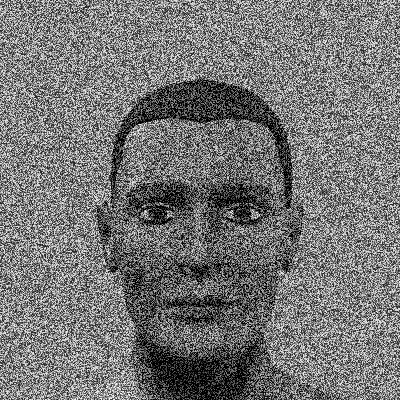
#> input picture questions/ML/Day13/man.jpg, 400 x 400 px, found by its file name
$ python q1.py
#> lines starting #> are read from the running program, lines starting #| are printed output that depends on the picture
import cv2 as cv
import numpy as np

img=cv.imread('/home/ai31/Desktop/common/ML/Day13/man.jpg',0)
#> img is the input picture: shape (400, 400); min 0, max 255, mean 117.4
kernal=np.ones((2,2),np.uint8)
erosion=cv.erode(img,kernal,iterations = 1)
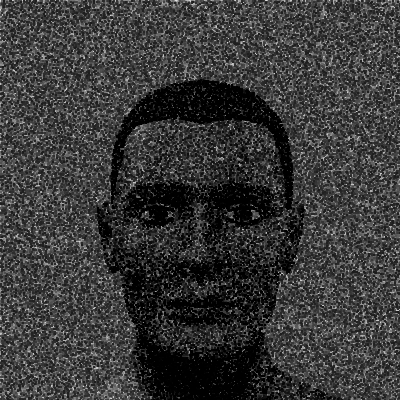
#> erosion: shape (400, 400); min 0, max 231, mean 57
dilation=cv.dilate(erosion,kernal,iterations = 1)
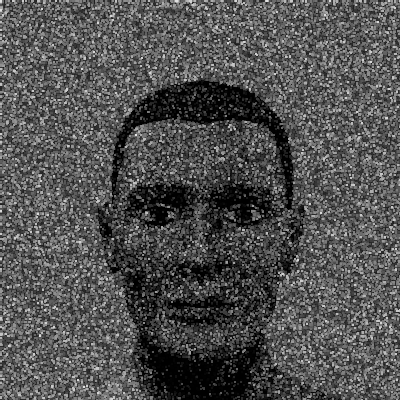
#> dilation: shape (400, 400); min 0, max 231, mean 80.7
img=np.hstack((img,dilation))
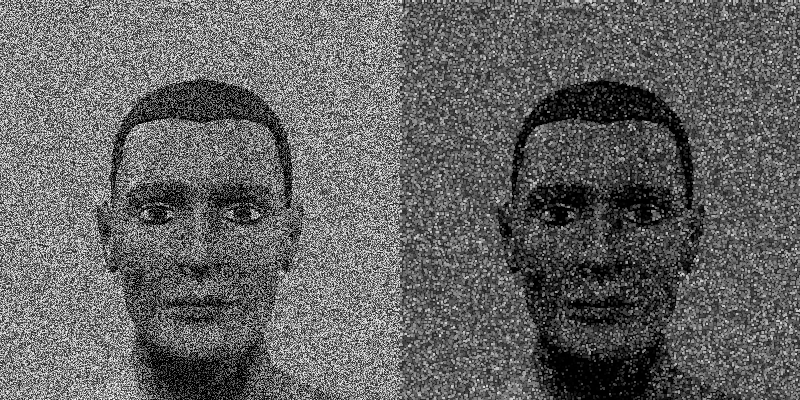
#> img: shape (400, 800); min 0, max 255, mean 99.1
cv.imshow('dst',img)
cv.waitKey(0)

$ run again, with questions/ML/Day13/Direct_blending.jpg copied over questions/ML/Day13/man.jpg
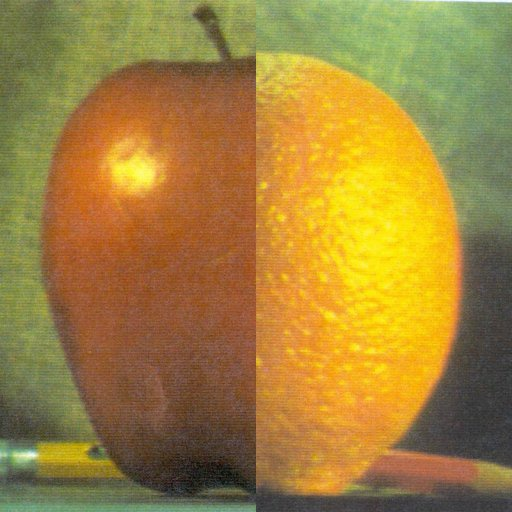
#> input picture questions/ML/Day13/Direct_blending.jpg, 512 x 512 px, found by its file name
#> `img=cv.imread('/home/ai31/Desktop/common/ML/Day13/man.jpg',0)`:
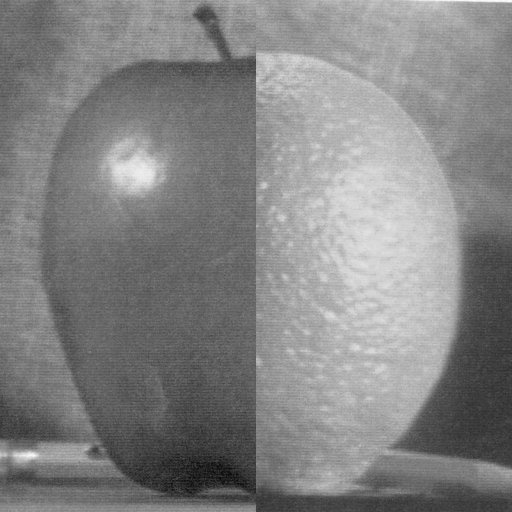
#> img: shape (512, 512); min 7, max 252, mean 131.4
#> `img=np.hstack((img,dilation))`:
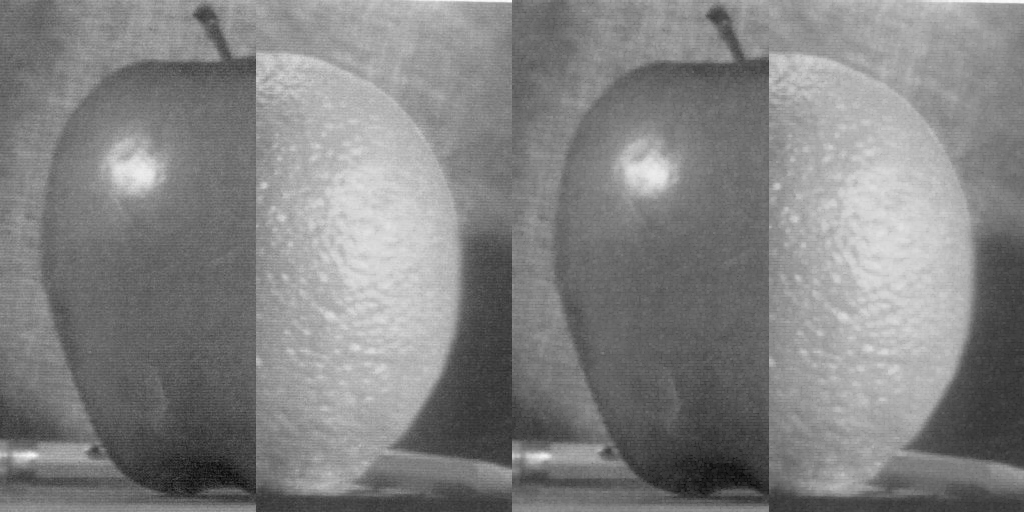
#> img: shape (512, 1024); min 7, max 252, mean 130.7

$ run again, with questions/ML/Day13/apple.jpg copied over questions/ML/Day13/man.jpg
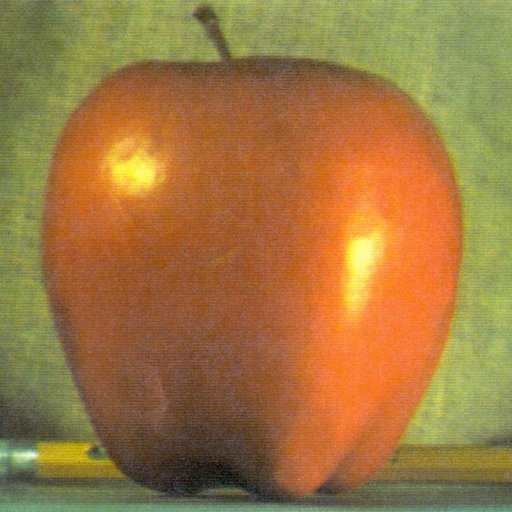
#> input picture questions/ML/Day13/apple.jpg, 512 x 512 px, found by its file name
#> `img=cv.imread('/home/ai31/Desktop/common/ML/Day13/man.jpg',0)`:
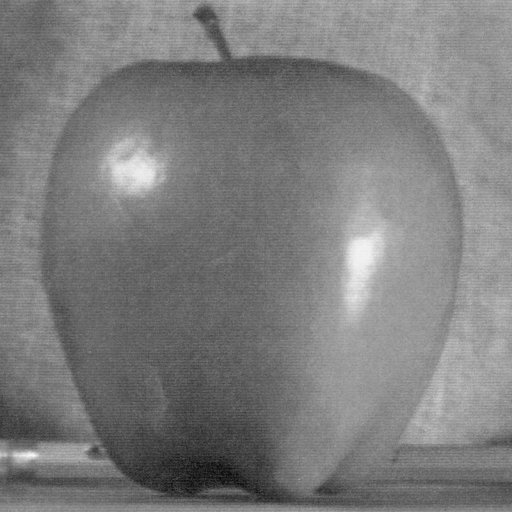
#> img: shape (512, 512); min 7, max 250, mean 125.2
#> `img=np.hstack((img,dilation))`:
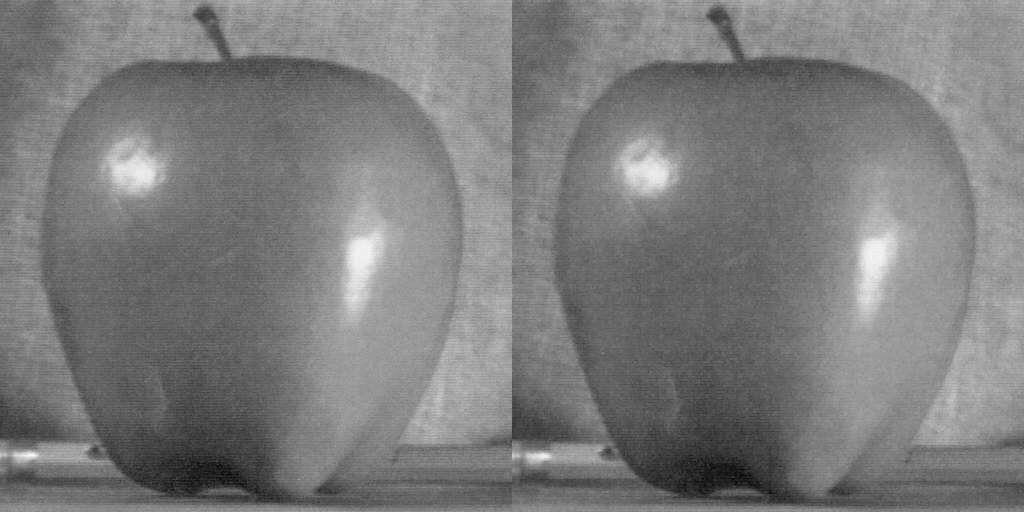
#> img: shape (512, 1024); min 7, max 250, mean 124.3

$ run again, with questions/ML/Day13/butterfly.jpg copied over questions/ML/Day13/man.jpg
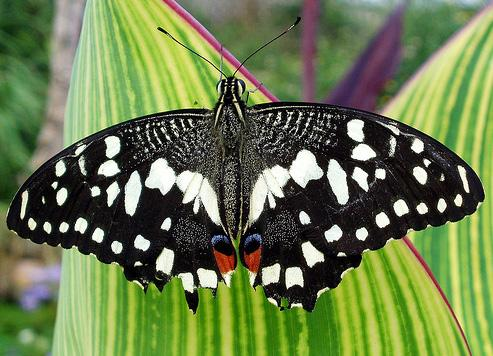
#> input picture questions/ML/Day13/butterfly.jpg, 493 x 356 px, found by its file name
#> `dilation=cv.dilate(erosion,kernal,iterations = 1)`:
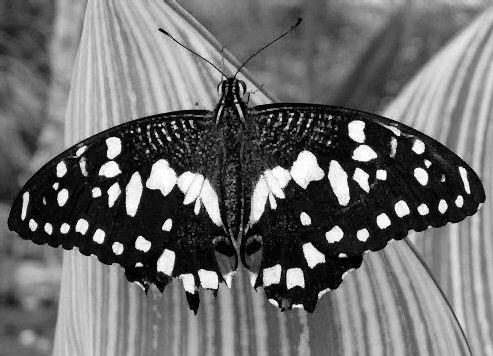
#> dilation: shape (356, 493); min 0, max 255, mean 108.8
#> `img=np.hstack((img,dilation))`:
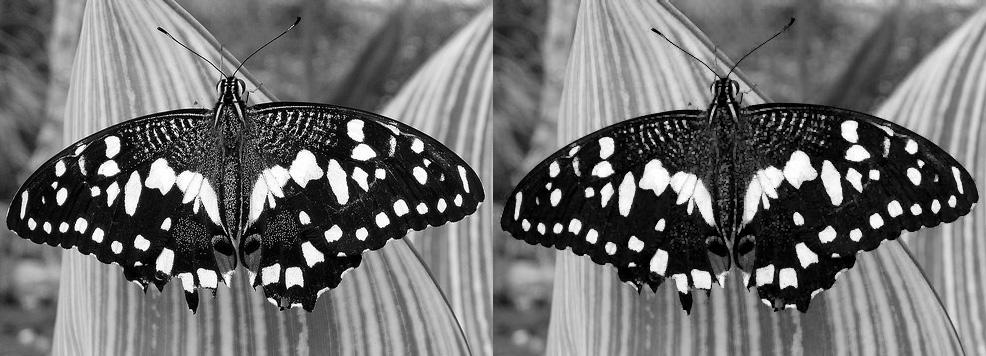
#> img: shape (356, 986); min 0, max 255, mean 111.1
